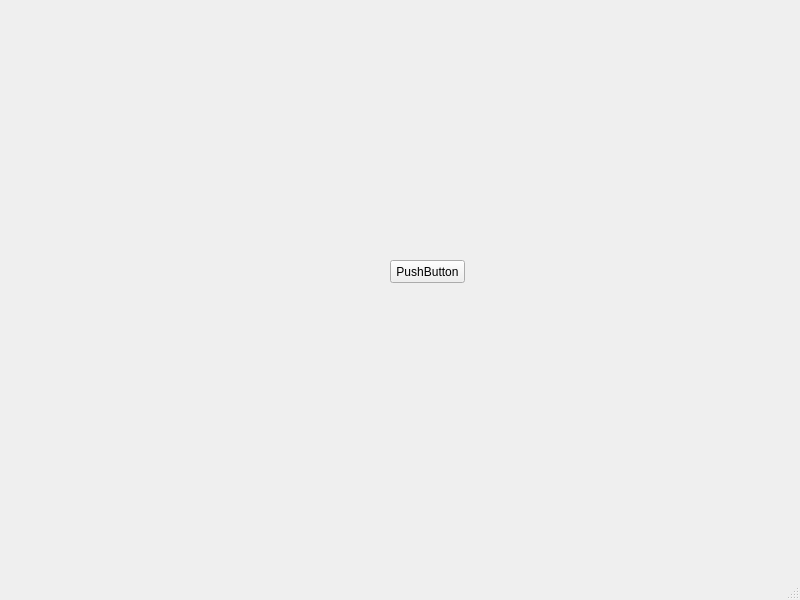
<?xml version="1.0" encoding="UTF-8"?>
<ui version="4.0">
 <class>XMonitorClass</class>
 <widget class="QMainWindow" name="XMonitorClass">
  <property name="geometry">
   <rect>
    <x>0</x>
    <y>0</y>
    <width>800</width>
    <height>600</height>
   </rect>
  </property>
  <property name="windowTitle">
   <string>XMonitor</string>
  </property>
  <property name="windowIcon">
   <iconset resource="../res.qrc">
    <normaloff>:/images/view.png</normaloff>:/images/view.png</iconset>
  </property>
  <widget class="QWidget" name="centralwidget">
   <widget class="QPushButton" name="pushButton">
    <property name="geometry">
     <rect>
      <x>390</x>
      <y>260</y>
      <width>75</width>
      <height>23</height>
     </rect>
    </property>
    <property name="text">
     <string>PushButton</string>
    </property>
   </widget>
  </widget>
  <widget class="QStatusBar" name="statusbar"/>
 </widget>
 <resources>
  <include location="../res.qrc"/>
 </resources>
 <connections/>
</ui>
